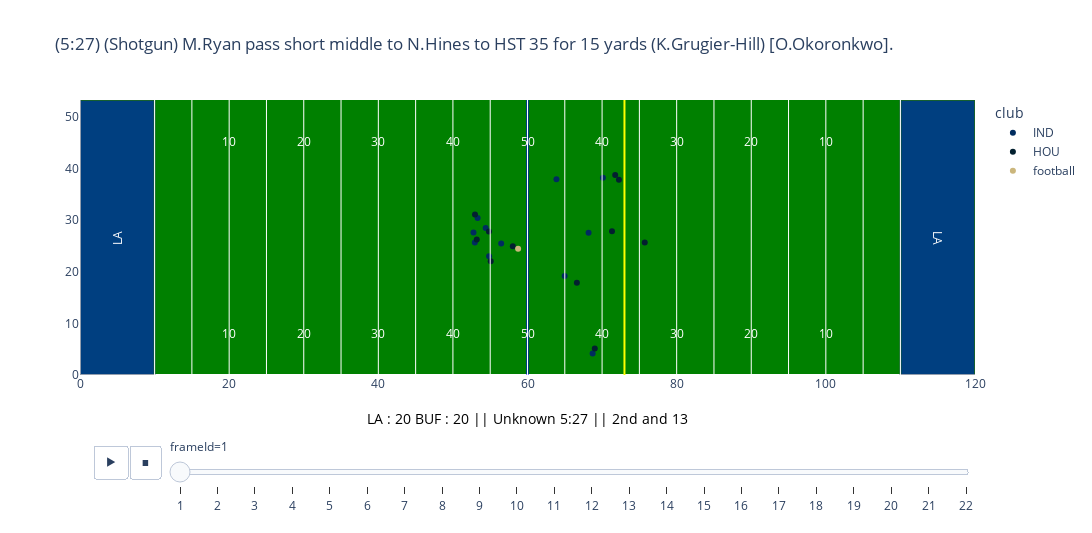
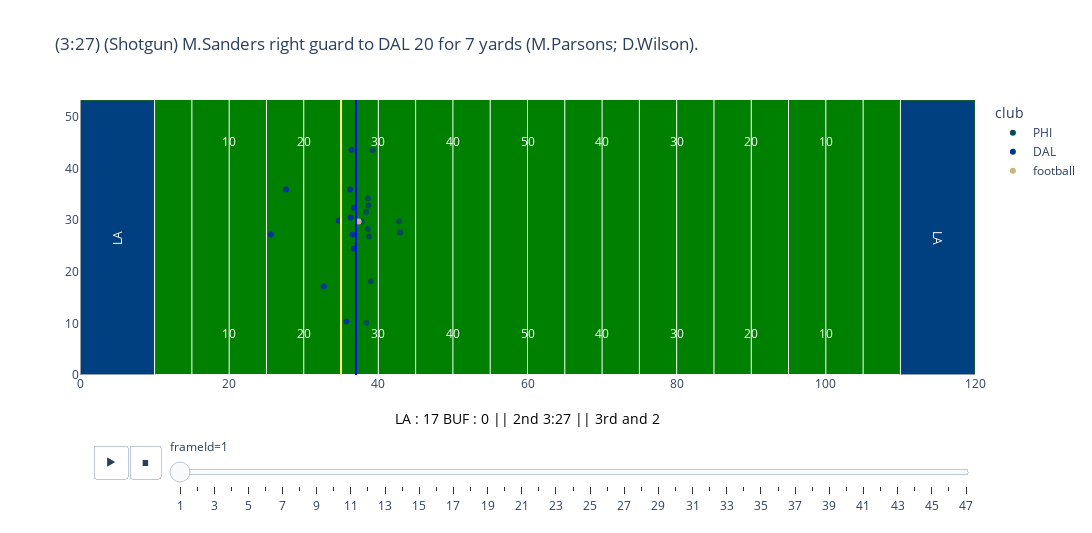
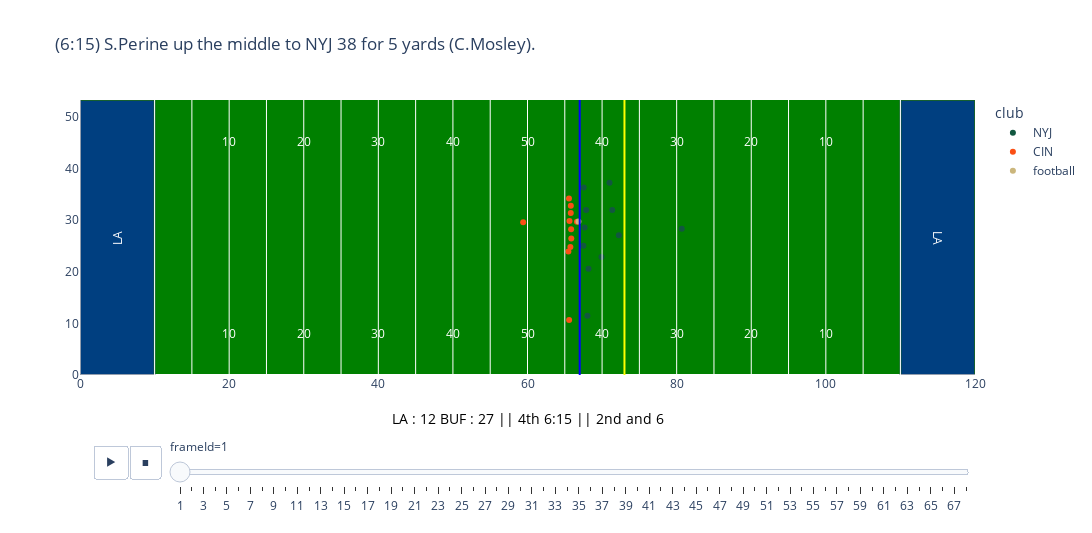
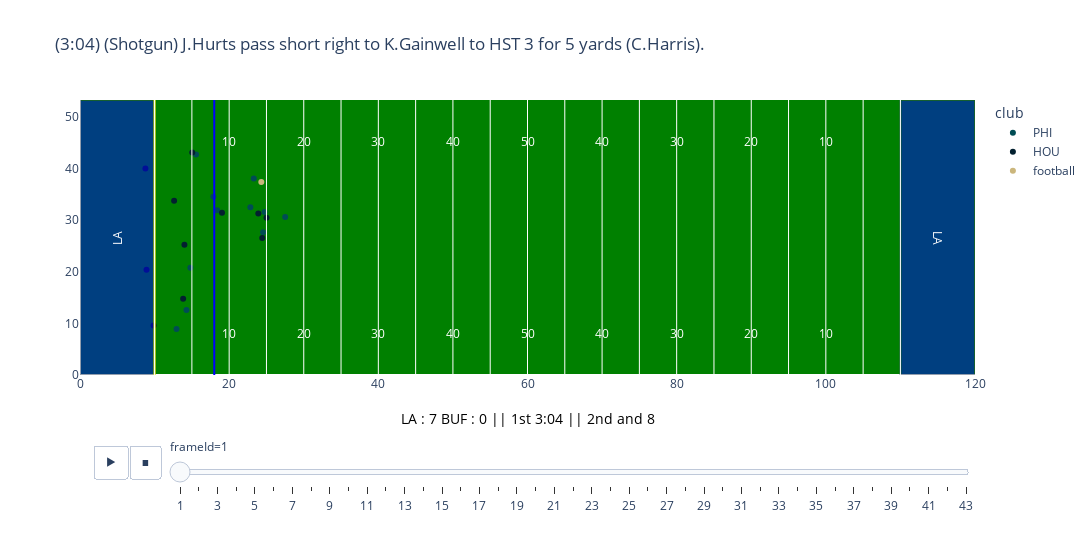

The cell these charts' notebook holds for them, in order:
### Code cell
# Most importantly are our False Negatives, or when the model incorrectly predicted that a tackle was successful
plot_samples_for_category(1, 0, 'False Negatives (FN)', tracking, plays, games, colors, num_samples=5)
